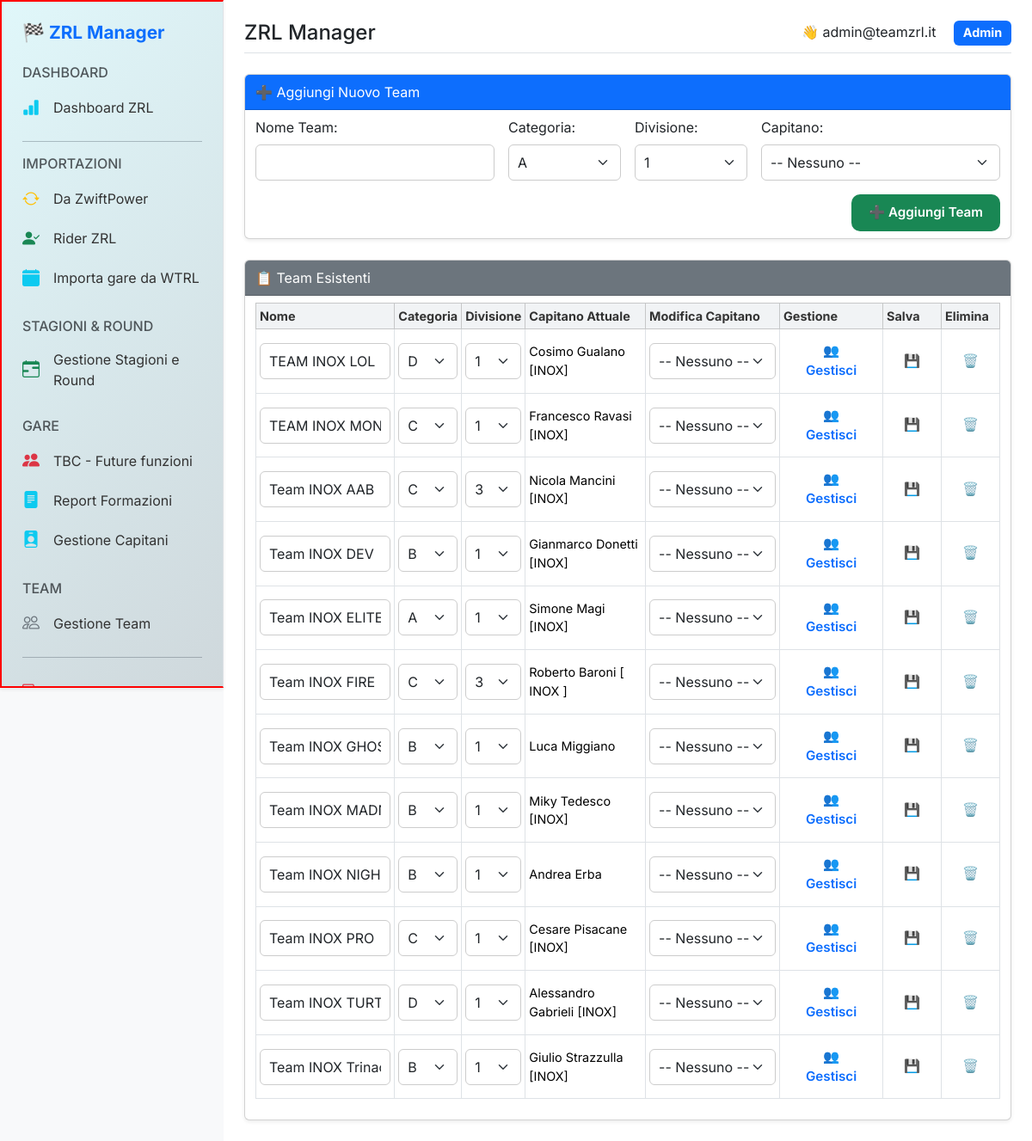
Page /admin/teams/manage (signed in) on the earlier database version.
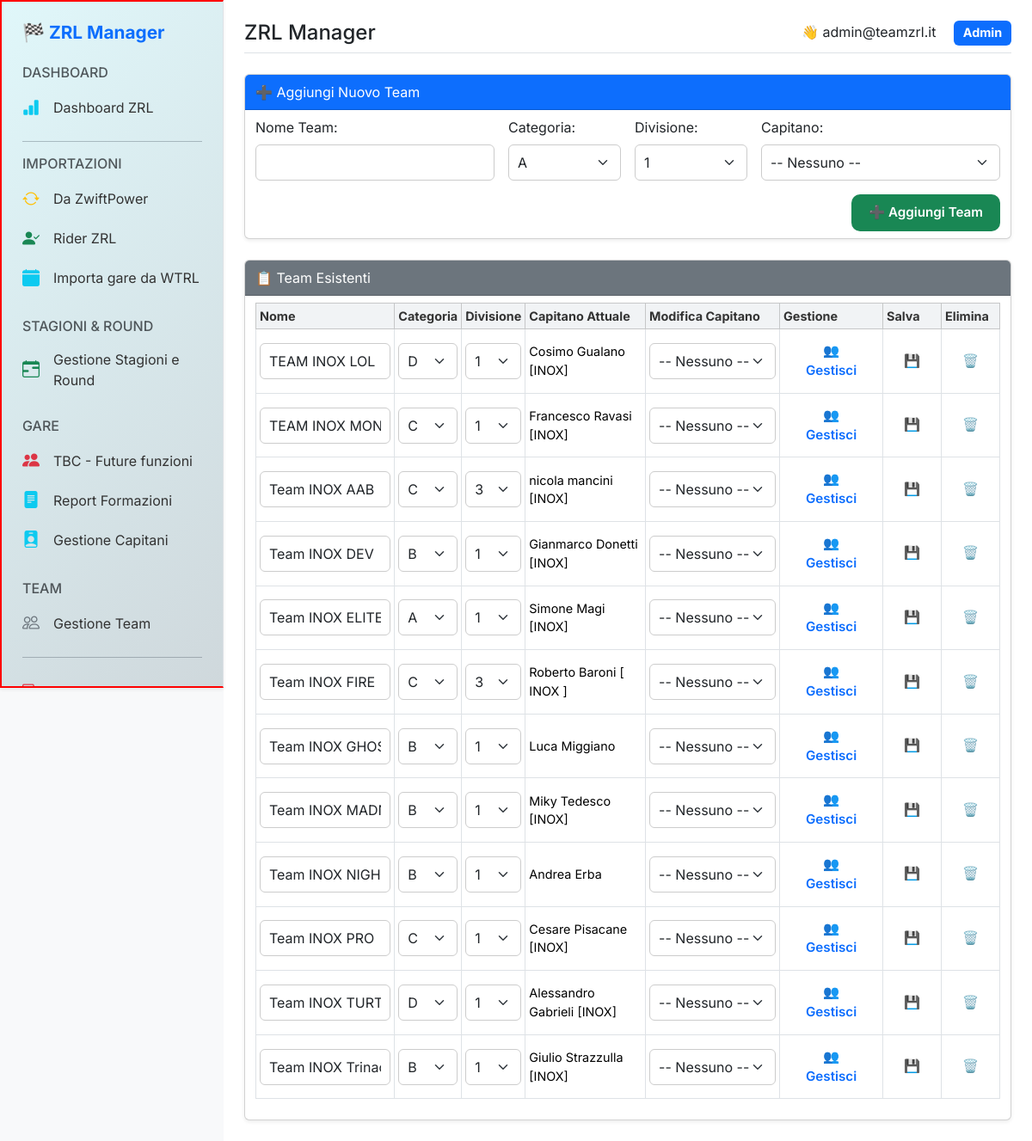
Same page on the later database version.
### tables this page shows
CREATE TABLE riders (
  zwift_power_id TEXT PRIMARY KEY,
  name TEXT NOT NULL,
  category TEXT,
  ranking REAL,
  wkg_20min REAL,
  watt_20min REAL,
  wkg_15sec REAL,
  watt_15sec REAL,
  status TEXT,
  races INTEGER,
  weight REAL,
  ftp REAL,
  age INTEGER,
  team_id INTEGER,
  available_zrl INTEGER DEFAULT 1,
  is_captain INTEGER DEFAULT 0,
  email TEXT,
  password TEXT,
  active INTEGER DEFAULT 1,
  profile_url TEXT,
  created_at TEXT
, country TEXT);

CREATE TABLE "teams" (
	"id"	INTEGER,
	"name"	TEXT NOT NULL,
	"category"	TEXT NOT NULL,
	"division"	TEXT NOT NULL,
	"captain_id"	TEXT, captain_zwift_id INTEGER,
	PRIMARY KEY("id")
);

### blueprints/admin/routes/admin_teams.py (the view, shortened to what this page needs)
@admin_teams_bp.route("/manage", methods=["GET", "POST"])
@require_admin
def manage_teams():
    conn = get_zrl_db()
    conn.row_factory = sqlite3.Row
    cur = conn.cursor()
    teams = cur.execute("""
        SELECT t.*, r.name AS captain_name
        FROM teams t
        LEFT JOIN riders r ON t.captain_zwift_id = r.zwift_power_id
        ORDER BY t.name
    """).fetchall()
    riders = cur.execute("""
        SELECT r.zwift_power_id, r.name
        FROM riders r
        JOIN captains c ON r.zwift_power_id = c.zwift_power_id
        WHERE r.active = 1
        ORDER BY r.name
    """).fetchall()
    conn.close()
    return render_template("admin/manage_teams.html", teams=teams, riders=riders)

### db.py (called while the page is built)
def _connect_db(db_path, attr_name):
    if has_app_context():
        if not hasattr(g, attr_name):
            conn = sqlite3.connect(db_path)
            conn.row_factory = sqlite3.Row
            setattr(g, attr_name, conn)
            logging.info(f"📂 Connessione Flask attiva → {db_path}")
        return getattr(g, attr_name)
    conn = sqlite3.connect(db_path)
    conn.row_factory = sqlite3.Row
    logging.info(f"📂 Connessione diretta → {db_path}")
    return conn

def get_zrl_db():
    return _connect_db(ZRL_DB_PATH, "zrl_db")

### templates/admin/manage_teams.html (shortened to what this page needs)
{% extends "base.html" %}
{% block content %}
<div class="card shadow-sm mb-4">
  <div class="card-header bg-primary text-white">➕ Aggiungi Nuovo Team</div>
  <div class="card-body">
    <form method="POST" action="{{ url_for('admin_teams.manage_teams') }}">
      <div class="row g-3">
        <div class="col-md-4">
          <label for="name" class="form-label">Nome Team:</label>
          <input type="text" name="name" id="name" class="form-control" required>
        </div>
        <div class="col-md-2">
          <label for="category" class="form-label">Categoria:</label>
          <select name="category" id="category" class="form-select" required>
            {% for cat in ['A', 'B', 'C', 'D'] %}
              <option value="{{ cat }}">{{ cat }}</option>
            {% endfor %}
          </select>
        </div>
        <div class="col-md-2">
          <label for="division" class="form-label">Divisione:</label>
          <select name="division" id="division" class="form-select" required>
            {% for div in ['1', '2', '3'] %}
              <option value="{{ div }}">{{ div }}</option>
            {% endfor %}
          </select>
        </div>
        <div class="col-md-4">
          <label for="captain_id" class="form-label">Capitano:</label>
          <select name="captain_id" id="captain_id" class="form-select">
            <option value="">-- Nessuno --</option>
          </select>
        </div>
      </div>
      <div class="text-end mt-3">
        <button type="submit" class="btn btn-success">➕ Aggiungi Team</button>
      </div>
    </form>
  </div>
</div>
<div class="card shadow-sm">
  <div class="card-header bg-secondary text-white">📋 Team Esistenti</div>
  <div class="card-body">
    <table class="table table-bordered table-sm align-middle">
      <thead class="table-light">
        <tr>
          <th>Nome</th>
          <th>Categoria</th>
          <th>Divisione</th>
          <th>Capitano Attuale</th>
          <th>Modifica Capitano</th>
          <th>Gestione</th>
          <th>Salva</th>
          <th>Elimina</th>
        </tr>
      </thead>
      <tbody>
        {% for team in teams %}
        <tr>
          <form method="POST" action="{{ url_for('admin_teams.manage_teams') }}">
            <td><input type="text" name="name" value="{{ team.name }}" class="form-control" required></td>
            <td>
              <select name="category" class="form-select" required>
                {% for cat in ['A', 'B', 'C', 'D'] %}
                  <option value="{{ cat }}" {% if team.category == cat %}selected{% endif %}>{{ cat }}</option>
                {% endfor %}
              </select>
            </td>
            <td>
              <select name="division" class="form-select" required>
                {% for div in ['1', '2', '3'] %}
                  <option value="{{ div }}" {% if team.division == div %}selected{% endif %}>{{ div }}</option>
                {% endfor %}
              </select>
            </td>
            <td>{{ team.captain_name or '—' }}</td>
            <td>
              <select name="captain_id" class="form-select">
                <option value="">-- Nessuno --</option>
              </select>
            </td>
            <td>
              <a href="{{ url_for('admin_teams.manage_team_members', team_id=team.id) }}"
                 class="btn btn-outline-primary btn-sm">👥 Gestisci</a>
            </td>
            <td>
              <button type="submit" class="btn btn-outline-success btn-sm">💾</button>
            </td>
          </form>
          <td>
            <form method="POST" action="{{ url_for('admin_teams.manage_teams') }}"
                  onsubmit="return confirm('Eliminare il team {{ team.name }}?');">
              <button type="submit" class="btn btn-outline-danger btn-sm">🗑️</button>
            </form>
          </td>
        </tr>
        {% endfor %}
      </tbody>
    </table>
  </div>
</div>
{% endblock %}

Differences in the rows shown:
changed riders "Team INOX AAB": name "Nicola Mancini [INOX]" → "nicola mancini [INOX]"
